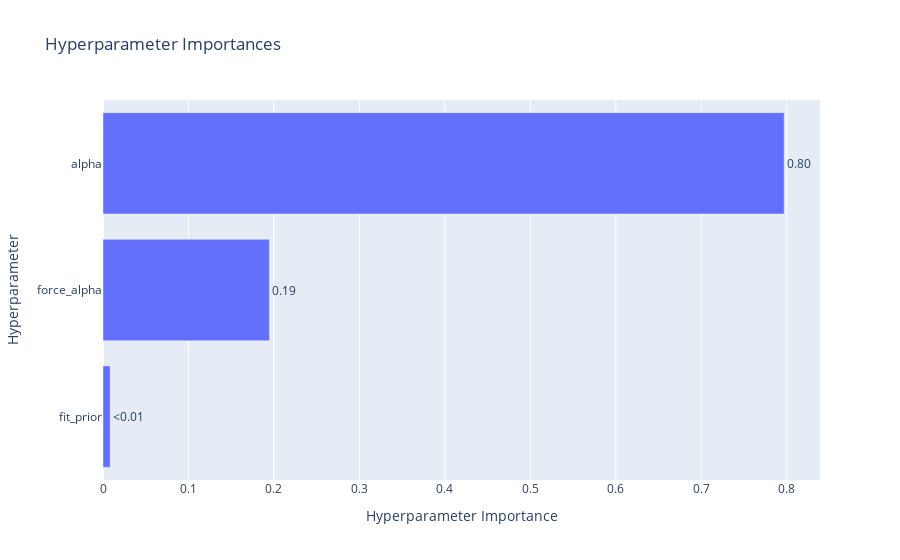

This figure's notebook cell:
### Code cell
plot_param_importances(study_2)

### Figure 1 — Plotly figure (JSON) as saved in the notebook; plotly's stock layout.template omitted (floating-point values rounded to 4 significant figures)
{"data": [{"cliponaxis": false, "hovertemplate": ["fit_prior (CategoricalDistribution): 0.008370345543343042<extra></extra>", "force_alpha (CategoricalDistribution): 0.194699021811347<extra></extra>", "alpha (FloatDistribution): 0.79693063264531<extra></extra>"], "name": "Objective Value", "orientation": "h", "text": ["<0.01", "0.19", "0.80"], "textposition": "outside", "type": "bar", "x": [0.00837, 0.1947, 0.7969], "y": ["fit_prior", "force_alpha", "alpha"]}], "layout": {"title": {"text": "Hyperparameter Importances"}, "xaxis": {"title": {"text": "Hyperparameter Importance"}}, "yaxis": {"title": {"text": "Hyperparameter"}}}}
